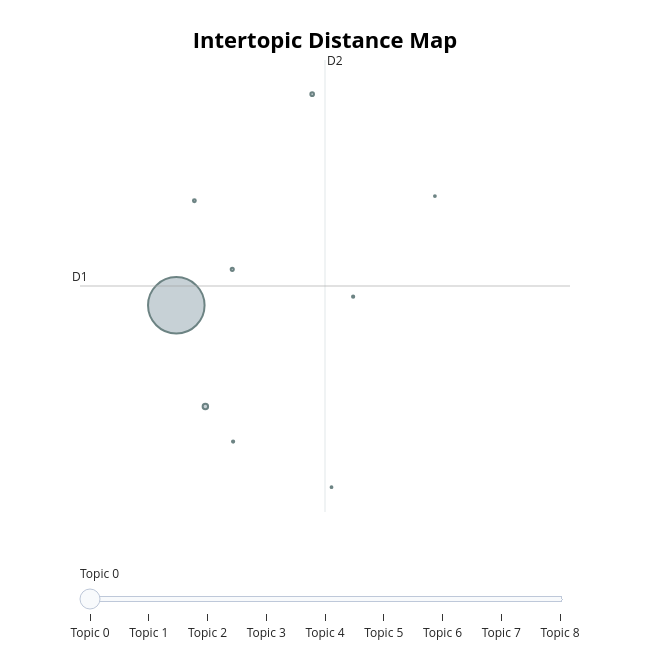
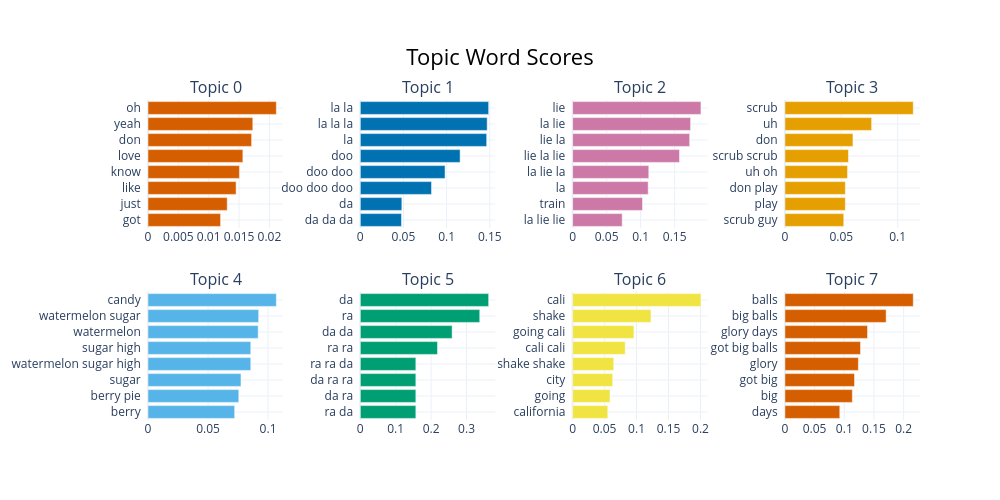
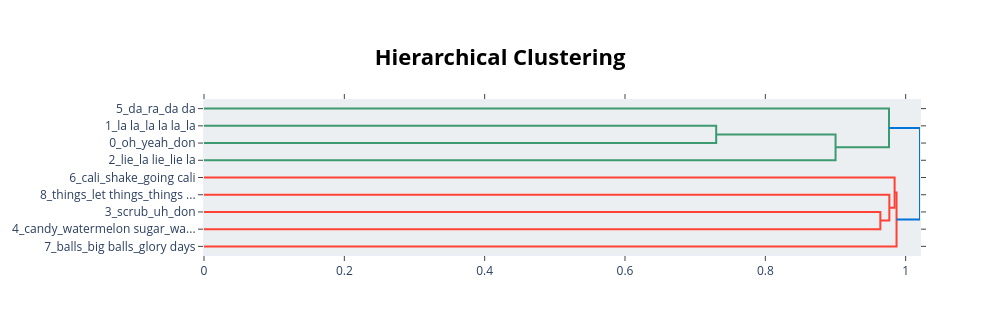

Notebook code cell kept with these figures, in order:
### Code cell
# ===== BERTOPIC VISUALIZATION =====

print("📊 Creating BERTopic visualizations...")

# 1. Topic visualization (interactive)
try:
    fig1 = topic_model.visualize_topics()
    fig1.show()
    print("✅ Interactive topic map displayed")
except Exception as e:
    print(f"⚠️ Could not create interactive topic map: {e}")

# 2. Topic word scores (bar chart)
try:
    fig2 = topic_model.visualize_barchart(top_n_topics=8, n_words=8)
    fig2.show()
    print("✅ Topic word bar charts displayed")
except Exception as e:
    print(f"⚠️ Could not create bar charts: {e}")

# 3. Topic hierarchy (if enough topics)
try:
    if len(set(topics)) - (1 if -1 in topics else 0) > 5:
        fig3 = topic_model.visualize_hierarchy()
        fig3.show()
        print("✅ Topic hierarchy displayed")
    else:
        print("⚠️ Not enough topics for hierarchy visualization")
except Exception as e:
    print(f"⚠️ Could not create hierarchy: {e}")

# 4. Topic similarity heatmap (custom)
print("\n🔥 Creating topic similarity heatmap...")

valid_topic_ids = [t for t in set(topics) if t != -1]
if len(valid_topic_ids) > 1:
    # Get topic representations
    topic_vectors = []
    topic_names = []
    
    for topic_id in sorted(valid_topic_ids)[:15]:  # Limit to top 15 topics
        topic_info_row = topic_model.get_topic(topic_id)
        if topic_info_row:
            # Create vector from topic words (simplified representation)
            words = [word for word, _ in topic_info_row[:10]]
            topic_vectors.append(np.random.random(10))  # Placeholder - would use actual embeddings
            
            # Get label or create short name
            label = topic_labels.get(topic_id, {}).get('label', f'Topic {topic_id}')
            short_label = label[:15] + '...' if len(label) > 15 else label
            topic_names.append(f"T{topic_id}: {short_label}")
    
    if len(topic_vectors) > 1:
        # Calculate similarity matrix
        similarity_matrix = np.zeros((len(topic_vectors), len(topic_vectors)))
        for i in range(len(topic_vectors)):
            for j in range(len(topic_vectors)):
                similarity_matrix[i, j] = calculate_cosine_similarity(topic_vectors[i], topic_vectors[j])
        
        # Plot heatmap
        plt.figure(figsize=(12, 10))
        sns.heatmap(similarity_matrix, 
                   xticklabels=topic_names, 
                   yticklabels=topic_names,
                   annot=True, 
                   fmt='.2f', 
                   cmap='viridis',
                   cbar_kws={'label': 'Cosine Similarity'})
        plt.title('Topic Similarity Matrix')
        plt.xticks(rotation=45, ha='right')
        plt.yticks(rotation=0)
        plt.tight_layout()
        plt.show()
        print("✅ Topic similarity heatmap created")

print("\n🎨 Visualization notes:")
print("   • Interactive plots work best in Jupyter notebooks")
print("   • For production, save plots as HTML files")
print("   • Consider using topic_model.visualize_documents() for document-level analysis")

### Figure 1 — Plotly figure (JSON) as saved in the notebook; plotly's stock layout.template omitted (floating-point values rounded to 4 significant figures)
{"data": [{"customdata": [[0, "oh | yeah | don | love | know", 1937], [1, "la la | la la la | la | doo | doo doo", 18], [2, "lie | la lie | lie la | lie la lie | la lie la", 8], [3, "scrub | uh | don | scrub scrub | uh oh", 6], [4, "candy | watermelon sugar | watermelon | sugar high | watermelon sugar high", 5], [5, "da | ra | da da | ra ra | ra ra da", 3], [6, "cali | shake | going cali | cali cali | shake shake", 3], [7, "balls | big balls | glory days | got big balls | glory", 2], [8, "things | let things | things things | let things things | suit tie", 2]], "hovertemplate": "<b>Topic %{customdata[0]}</b><br>%{customdata[1]}<br>Size: %{customdata[2]}", "legendgroup": "", "marker": {"color": "#B0BEC5", "line": {"color": "DarkSlateGrey", "width": 2}, "size": [1937, 18, 8, 6, 5, 3, 3, 2, 2], "sizemode": "area", "sizeref": 1.211, "symbol": "circle"}, "mode": "markers", "name": "", "orientation": "v", "showlegend": false, "type": "scatter", "x": [11.17, 11.68, 13.54, 12.15, 11.49, 12.16, 14.25, 13.87, 15.67], "xaxis": "x", "y": [0.1008, -0.5211, 1.4, 0.3222, 0.7441, -0.7375, 0.154, -1.018, 0.7733], "yaxis": "y"}], "layout": {"annotations": [{"showarrow": false, "text": "D1", "x": 9.496, "y": 0.2198, "yshift": 10}, {"showarrow": false, "text": "D2", "x": 13.76, "xshift": 10, "y": 1.61}], "height": 650, "hoverlabel": {"bgcolor": "white", "font": {"family": "Rockwell", "size": 16}}, "legend": {"itemsizing": "constant", "tracegroupgap": 0}, "margin": {"t": 60}, "shapes": [{"line": {"color": "#CFD8DC", "width": 2}, "type": "line", "x0": 13.76, "x1": 13.76, "y0": -1.171, "y1": 1.61}, {"line": {"color": "#9E9E9E", "width": 2}, "type": "line", "x0": 9.496, "x1": 18.02, "y0": 0.2198, "y1": 0.2198}], "sliders": [{"active": 0, "pad": {"t": 50}, "steps": [{"args": [{"marker.color": [["red", "#B0BEC5", "#B0BEC5", "#B0BEC5", "#B0BEC5", "#B0BEC5", "#B0BEC5", "#B0BEC5", "#B0BEC5"]]}], "label": "Topic 0", "method": "update"}, {"args": [{"marker.color": [["#B0BEC5", "red", "#B0BEC5", "#B0BEC5", "#B0BEC5", "#B0BEC5", "#B0BEC5", "#B0BEC5", "#B0BEC5"]]}], "label": "Topic 1", "method": "update"}, {"args": [{"marker.color": [["#B0BEC5", "#B0BEC5", "red", "#B0BEC5", "#B0BEC5", "#B0BEC5", "#B0BEC5", "#B0BEC5", "#B0BEC5"]]}], "label": "Topic 2", "method": "update"}, {"args": [{"marker.color": [["#B0BEC5", "#B0BEC5", "#B0BEC5", "red", "#B0BEC5", "#B0BEC5", "#B0BEC5", "#B0BEC5", "#B0BEC5"]]}], "label": "Topic 3", "method": "update"}, {"args": [{"marker.color": [["#B0BEC5", "#B0BEC5", "#B0BEC5", "#B0BEC5", "red", "#B0BEC5", "#B0BEC5", "#B0BEC5", "#B0BEC5"]]}], "label": "Topic 4", "method": "update"}, {"args": [{"marker.color": [["#B0BEC5", "#B0BEC5", "#B0BEC5", "#B0BEC5", "#B0BEC5", "red", "#B0BEC5", "#B0BEC5", "#B0BEC5"]]}], "label": "Topic 5", "method": "update"}, {"args": [{"marker.color": [["#B0BEC5", "#B0BEC5", "#B0BEC5", "#B0BEC5", "#B0BEC5", "#B0BEC5", "red", "#B0BEC5", "#B0BEC5"]]}], "label": "Topic 6", "method": "update"}, {"args": [{"marker.color": [["#B0BEC5", "#B0BEC5", "#B0BEC5", "#B0BEC5", "#B0BEC5", "#B0BEC5", "#B0BEC5", "red", "#B0BEC5"]]}], "label": "Topic 7", "method": "update"}, {"args": [{"marker.color": [["#B0BEC5", "#B0BEC5", "#B0BEC5", "#B0BEC5", "#B0BEC5", "#B0BEC5", "#B0BEC5", "#B0BEC5", "red"]]}], "label": "Topic 8", "method": "update"}]}], "title": {"font": {"color": "Black", "size": 22}, "text": "<b>Intertopic Distance Map</b>", "x": 0.5, "xanchor": "center", "y": 0.95, "yanchor": "top"}, "width": 650, "xaxis": {"anchor": "y", "domain": [0, 1], "range": [9.496, 18.02], "title": {"text": ""}, "visible": false}, "yaxis": {"anchor": "x", "domain": [0, 1], "range": [-1.171, 1.61], "title": {"text": ""}, "visible": false}}}

### Figure 2 — Plotly figure (JSON) as saved in the notebook; plotly's stock layout.template omitted (floating-point values rounded to 4 significant figures)
{"data": [{"marker": {"color": "#D55E00"}, "orientation": "h", "type": "bar", "x": [0.01196, 0.01305, 0.01451, 0.01506, 0.01563, 0.01707, 0.01726, 0.02114], "xaxis": "x", "y": ["got  ", "just  ", "like  ", "know  ", "love  ", "don  ", "yeah  ", "oh  "], "yaxis": "y"}, {"marker": {"color": "#0072B2"}, "orientation": "h", "type": "bar", "x": [0.04772, 0.04814, 0.08252, 0.0982, 0.1156, 0.1464, 0.147, 0.1487], "xaxis": "x2", "y": ["da da da  ", "da  ", "doo doo doo  ", "doo doo  ", "doo  ", "la  ", "la la la  ", "la la  "], "yaxis": "y2"}, {"marker": {"color": "#CC79A7"}, "orientation": "h", "type": "bar", "x": [0.07287, 0.1027, 0.1111, 0.112, 0.1571, 0.172, 0.1734, 0.1886], "xaxis": "x3", "y": ["la lie lie  ", "train  ", "la  ", "la lie la  ", "lie la lie  ", "lie la  ", "la lie  ", "lie  "], "yaxis": "y3"}, {"marker": {"color": "#E69F00"}, "orientation": "h", "type": "bar", "x": [0.05218, 0.05356, 0.0536, 0.05553, 0.05636, 0.06033, 0.07689, 0.1138], "xaxis": "x4", "y": ["scrub guy  ", "play  ", "don play  ", "uh oh  ", "scrub scrub  ", "don  ", "uh  ", "scrub  "], "yaxis": "y4"}, {"marker": {"color": "#56B4E9"}, "orientation": "h", "type": "bar", "x": [0.0722, 0.07563, 0.07744, 0.08561, 0.08561, 0.09176, 0.09218, 0.1069], "xaxis": "x5", "y": ["berry  ", "berry pie  ", "sugar  ", "watermelon sugar high  ", "sugar high  ", "watermelon  ", "watermelon sugar  ", "candy  "], "yaxis": "y5"}, {"marker": {"color": "#009E73"}, "orientation": "h", "type": "bar", "x": [0.1568, 0.1568, 0.1568, 0.1568, 0.218, 0.2593, 0.3373, 0.3624], "xaxis": "x6", "y": ["ra da  ", "da ra  ", "da ra ra  ", "ra ra da  ", "ra ra  ", "da da  ", "ra  ", "da  "], "yaxis": "y6"}, {"marker": {"color": "#F0E442"}, "orientation": "h", "type": "bar", "x": [0.05501, 0.05847, 0.06266, 0.06435, 0.08227, 0.09586, 0.1225, 0.2007], "xaxis": "x7", "y": ["california  ", "going  ", "city  ", "shake shake  ", "cali cali  ", "going cali  ", "shake  ", "cali  "], "yaxis": "y7"}, {"marker": {"color": "#D55E00"}, "orientation": "h", "type": "bar", "x": [0.09244, 0.1136, 0.1172, 0.1237, 0.1274, 0.1391, 0.1705, 0.2161], "xaxis": "x8", "y": ["days  ", "big  ", "got big  ", "glory  ", "got big balls  ", "glory days  ", "big balls  ", "balls  "], "yaxis": "y8"}], "layout": {"annotations": [{"font": {"size": 16}, "showarrow": false, "text": "Topic 0", "x": 0.0875, "xanchor": "center", "xref": "paper", "y": 1, "yanchor": "bottom", "yref": "paper"}, {"font": {"size": 16}, "showarrow": false, "text": "Topic 1", "x": 0.3625, "xanchor": "center", "xref": "paper", "y": 1, "yanchor": "bottom", "yref": "paper"}, {"font": {"size": 16}, "showarrow": false, "text": "Topic 2", "x": 0.6375, "xanchor": "center", "xref": "paper", "y": 1, "yanchor": "bottom", "yref": "paper"}, {"font": {"size": 16}, "showarrow": false, "text": "Topic 3", "x": 0.9125, "xanchor": "center", "xref": "paper", "y": 1, "yanchor": "bottom", "yref": "paper"}, {"font": {"size": 16}, "showarrow": false, "text": "Topic 4", "x": 0.0875, "xanchor": "center", "xref": "paper", "y": 0.4, "yanchor": "bottom", "yref": "paper"}, {"font": {"size": 16}, "showarrow": false, "text": "Topic 5", "x": 0.3625, "xanchor": "center", "xref": "paper", "y": 0.4, "yanchor": "bottom", "yref": "paper"}, {"font": {"size": 16}, "showarrow": false, "text": "Topic 6", "x": 0.6375, "xanchor": "center", "xref": "paper", "y": 0.4, "yanchor": "bottom", "yref": "paper"}, {"font": {"size": 16}, "showarrow": false, "text": "Topic 7", "x": 0.9125, "xanchor": "center", "xref": "paper", "y": 0.4, "yanchor": "bottom", "yref": "paper"}], "height": 500, "hoverlabel": {"bgcolor": "white", "font": {"family": "Rockwell", "size": 16}}, "showlegend": false, "title": {"font": {"color": "Black", "size": 22}, "text": "Topic Word Scores", "x": 0.5, "xanchor": "center", "yanchor": "top"}, "width": 1000, "xaxis": {"anchor": "y", "domain": [0, 0.175], "showgrid": true}, "xaxis2": {"anchor": "y2", "domain": [0.275, 0.45], "showgrid": true}, "xaxis3": {"anchor": "y3", "domain": [0.55, 0.725], "showgrid": true}, "xaxis4": {"anchor": "y4", "domain": [0.825, 1], "showgrid": true}, "xaxis5": {"anchor": "y5", "domain": [0, 0.175], "showgrid": true}, "xaxis6": {"anchor": "y6", "domain": [0.275, 0.45], "showgrid": true}, "xaxis7": {"anchor": "y7", "domain": [0.55, 0.725], "showgrid": true}, "xaxis8": {"anchor": "y8", "domain": [0.825, 1], "showgrid": true}, "yaxis": {"anchor": "x", "domain": [0.6, 1], "showgrid": true}, "yaxis2": {"anchor": "x2", "domain": [0.6, 1], "showgrid": true}, "yaxis3": {"anchor": "x3", "domain": [0.6, 1], "showgrid": true}, "yaxis4": {"anchor": "x4", "domain": [0.6, 1], "showgrid": true}, "yaxis5": {"anchor": "x5", "domain": [0, 0.4], "showgrid": true}, "yaxis6": {"anchor": "x6", "domain": [0, 0.4], "showgrid": true}, "yaxis7": {"anchor": "x7", "domain": [0, 0.4], "showgrid": true}, "yaxis8": {"anchor": "x8", "domain": [0, 0.4], "showgrid": true}}}

### Figure 3 — Plotly figure (JSON) as saved in the notebook; plotly's stock layout.template omitted (floating-point values rounded to 4 significant figures)
{"data": [{"hoverinfo": "text", "marker": {"color": "rgb(61,153,112)"}, "mode": "lines", "type": "scatter", "x": [0.0, 0.73, 0.73, 0.0], "xaxis": "x", "y": [-15.0, -15.0, -25.0, -25.0], "yaxis": "y"}, {"hoverinfo": "text", "marker": {"color": "rgb(61,153,112)"}, "mode": "lines", "type": "scatter", "x": [0.73, 0.9001, 0.9001, 0.0], "xaxis": "x", "y": [-20.0, -20.0, -35.0, -35.0], "yaxis": "y"}, {"hoverinfo": "text", "marker": {"color": "rgb(61,153,112)"}, "mode": "lines", "type": "scatter", "x": [0.0, 0.9762, 0.9762, 0.9001], "xaxis": "x", "y": [-5.0, -5.0, -27.5, -27.5], "yaxis": "y"}, {"hoverinfo": "text", "marker": {"color": "rgb(255,65,54)"}, "mode": "lines", "type": "scatter", "x": [0.0, 0.9639, 0.9639, 0.0], "xaxis": "x", "y": [-65.0, -65.0, -75.0, -75.0], "yaxis": "y"}, {"hoverinfo": "text", "marker": {"color": "rgb(255,65,54)"}, "mode": "lines", "type": "scatter", "x": [0.0, 0.9767, 0.9767, 0.9639], "xaxis": "x", "y": [-55.0, -55.0, -70.0, -70.0], "yaxis": "y"}, {"hoverinfo": "text", "marker": {"color": "rgb(255,65,54)"}, "mode": "lines", "type": "scatter", "x": [0.0, 0.9842, 0.9842, 0.9767], "xaxis": "x", "y": [-45.0, -45.0, -62.5, -62.5], "yaxis": "y"}, {"hoverinfo": "text", "marker": {"color": "rgb(255,65,54)"}, "mode": "lines", "type": "scatter", "x": [0.9842, 0.987, 0.987, 0.0], "xaxis": "x", "y": [-53.75, -53.75, -85.0, -85.0], "yaxis": "y"}, {"hoverinfo": "text", "marker": {"color": "rgb(0,116,217)"}, "mode": "lines", "type": "scatter", "x": [0.9762, 1.02, 1.02, 0.987], "xaxis": "x", "y": [-16.25, -16.25, -69.38, -69.38], "yaxis": "y"}], "layout": {"autosize": false, "height": 335, "hoverlabel": {"bgcolor": "white", "font": {"family": "Rockwell", "size": 16}}, "hovermode": "closest", "plot_bgcolor": "#ECEFF1", "showlegend": false, "title": {"font": {"color": "Black", "size": 22}, "text": "<b>Hierarchical Clustering</b>", "x": 0.5, "xanchor": "center", "yanchor": "top"}, "width": 1000, "xaxis": {"mirror": "allticks", "rangemode": "tozero", "showgrid": false, "showline": true, "showticklabels": true, "ticks": "outside", "type": "linear", "zeroline": false}, "yaxis": {"mirror": "allticks", "range": [-90, 0], "rangemode": "tozero", "showgrid": false, "showline": true, "showticklabels": true, "tickmode": "array", "ticks": "outside", "ticktext": ["5_da_ra_da da", "1_la la_la la la_la", "0_oh_yeah_don", "2_lie_la lie_lie la", "6_cali_shake_going cali", "8_things_let things_things ...", "3_scrub_uh_don", "4_candy_watermelon sugar_wa...", "7_balls_big balls_glory days"], "tickvals": [-5, -15, -25, -35, -45, -55, -65, -75, -85], "type": "linear", "zeroline": false}}}
